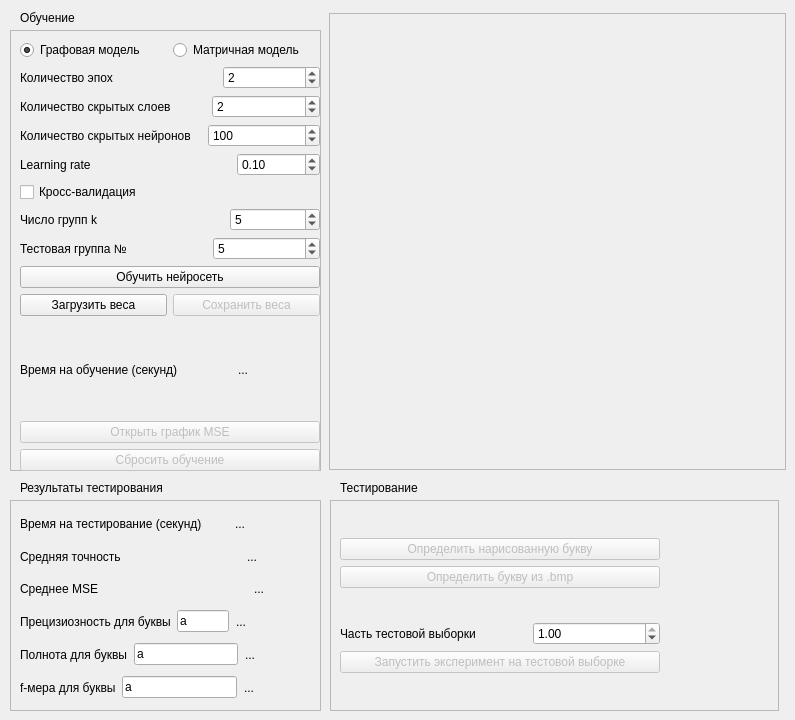
<?xml version="1.0" encoding="UTF-8"?>
<ui version="4.0">
 <class>MainWindow</class>
 <widget class="QMainWindow" name="MainWindow">
  <property name="enabled">
   <bool>true</bool>
  </property>
  <property name="geometry">
   <rect>
    <x>0</x>
    <y>0</y>
    <width>795</width>
    <height>720</height>
   </rect>
  </property>
  <property name="sizePolicy">
   <sizepolicy hsizetype="Preferred" vsizetype="Preferred">
    <horstretch>250</horstretch>
    <verstretch>255</verstretch>
   </sizepolicy>
  </property>
  <property name="minimumSize">
   <size>
    <width>795</width>
    <height>720</height>
   </size>
  </property>
  <property name="maximumSize">
   <size>
    <width>795</width>
    <height>720</height>
   </size>
  </property>
  <property name="windowTitle">
   <string>MainWindow</string>
  </property>
  <widget class="QWidget" name="centralwidget">
   <widget class="QFrame" name="frame">
    <property name="geometry">
     <rect>
      <x>10</x>
      <y>30</y>
      <width>311</width>
      <height>441</height>
     </rect>
    </property>
    <property name="frameShape">
     <enum>QFrame::StyledPanel</enum>
    </property>
    <property name="frameShadow">
     <enum>QFrame::Raised</enum>
    </property>
    <widget class="QWidget" name="layoutWidget">
     <property name="geometry">
      <rect>
       <x>10</x>
       <y>10</y>
       <width>300</width>
       <height>431</height>
      </rect>
     </property>
     <layout class="QVBoxLayout" name="verticalLayout_2">
      <property name="bottomMargin">
       <number>0</number>
      </property>
      <item>
       <layout class="QHBoxLayout" name="horizontalLayout_2">
        <item>
         <widget class="QRadioButton" name="graph_model">
          <property name="text">
           <string>Графовая модель</string>
          </property>
          <property name="checked">
           <bool>true</bool>
          </property>
         </widget>
        </item>
        <item>
         <widget class="QRadioButton" name="matrix_model">
          <property name="text">
           <string>Матричная модель</string>
          </property>
         </widget>
        </item>
       </layout>
      </item>
      <item>
       <layout class="QHBoxLayout" name="horizontalLayout_5">
        <item>
         <widget class="QLabel" name="label_3">
          <property name="text">
           <string>Количество эпох</string>
          </property>
         </widget>
        </item>
        <item>
         <spacer name="horizontalSpacer">
          <property name="orientation">
           <enum>Qt::Horizontal</enum>
          </property>
          <property name="sizeType">
           <enum>QSizePolicy::Fixed</enum>
          </property>
          <property name="sizeHint" stdset="0">
           <size>
            <width>100</width>
            <height>20</height>
           </size>
          </property>
         </spacer>
        </item>
        <item>
         <widget class="QSpinBox" name="epochs_count">
          <property name="minimum">
           <number>1</number>
          </property>
          <property name="maximum">
           <number>5</number>
          </property>
          <property name="value">
           <number>2</number>
          </property>
         </widget>
        </item>
       </layout>
      </item>
      <item>
       <layout class="QHBoxLayout" name="horizontalLayout_3">
        <item>
         <widget class="QLabel" name="label">
          <property name="text">
           <string>Количество скрытых слоев</string>
          </property>
         </widget>
        </item>
        <item>
         <spacer name="horizontalSpacer_2">
          <property name="orientation">
           <enum>Qt::Horizontal</enum>
          </property>
          <property name="sizeType">
           <enum>QSizePolicy::Fixed</enum>
          </property>
          <property name="sizeHint" stdset="0">
           <size>
            <width>35</width>
            <height>20</height>
           </size>
          </property>
         </spacer>
        </item>
        <item>
         <widget class="QSpinBox" name="hidden_layers_count">
          <property name="minimum">
           <number>1</number>
          </property>
          <property name="maximum">
           <number>5</number>
          </property>
          <property name="value">
           <number>2</number>
          </property>
         </widget>
        </item>
       </layout>
      </item>
      <item>
       <layout class="QHBoxLayout" name="horizontalLayout_6">
        <item>
         <widget class="QLabel" name="label_4">
          <property name="text">
           <string>Количество скрытых нейронов</string>
          </property>
         </widget>
        </item>
        <item>
         <spacer name="horizontalSpacer_4">
          <property name="orientation">
           <enum>Qt::Horizontal</enum>
          </property>
          <property name="sizeType">
           <enum>QSizePolicy::Fixed</enum>
          </property>
          <property name="sizeHint" stdset="0">
           <size>
            <width>11</width>
            <height>20</height>
           </size>
          </property>
         </spacer>
        </item>
        <item>
         <widget class="QSpinBox" name="hidden_neurons_number">
          <property name="minimum">
           <number>2</number>
          </property>
          <property name="maximum">
           <number>784</number>
          </property>
          <property name="value">
           <number>100</number>
          </property>
         </widget>
        </item>
       </layout>
      </item>
      <item>
       <layout class="QHBoxLayout" name="horizontalLayout_4">
        <item>
         <widget class="QLabel" name="label_2">
          <property name="text">
           <string>Learning rate</string>
          </property>
         </widget>
        </item>
        <item>
         <spacer name="horizontalSpacer_3">
          <property name="orientation">
           <enum>Qt::Horizontal</enum>
          </property>
          <property name="sizeType">
           <enum>QSizePolicy::Fixed</enum>
          </property>
          <property name="sizeHint" stdset="0">
           <size>
            <width>127</width>
            <height>20</height>
           </size>
          </property>
         </spacer>
        </item>
        <item>
         <widget class="QDoubleSpinBox" name="learning_rate">
          <property name="minimum">
           <double>0.010000000000000</double>
          </property>
          <property name="maximum">
           <double>1.000000000000000</double>
          </property>
          <property name="singleStep">
           <double>0.050000000000000</double>
          </property>
          <property name="value">
           <double>0.100000000000000</double>
          </property>
         </widget>
        </item>
       </layout>
      </item>
      <item>
       <widget class="QCheckBox" name="cross_validation">
        <property name="text">
         <string>Кросс-валидация</string>
        </property>
       </widget>
      </item>
      <item>
       <layout class="QHBoxLayout" name="horizontalLayout_14">
        <item>
         <widget class="QLabel" name="label_13">
          <property name="text">
           <string>Число групп k</string>
          </property>
         </widget>
        </item>
        <item>
         <spacer name="horizontalSpacer_12">
          <property name="orientation">
           <enum>Qt::Horizontal</enum>
          </property>
          <property name="sizeType">
           <enum>QSizePolicy::Fixed</enum>
          </property>
          <property name="sizeHint" stdset="0">
           <size>
            <width>114</width>
            <height>20</height>
           </size>
          </property>
         </spacer>
        </item>
        <item>
         <widget class="QSpinBox" name="number_of_groups_k">
          <property name="minimum">
           <number>2</number>
          </property>
          <property name="maximum">
           <number>100</number>
          </property>
          <property name="value">
           <number>5</number>
          </property>
         </widget>
        </item>
       </layout>
      </item>
      <item>
       <layout class="QHBoxLayout" name="horizontalLayout_15">
        <item>
         <widget class="QLabel" name="label_14">
          <property name="text">
           <string>Тестовая группа №</string>
          </property>
         </widget>
        </item>
        <item>
         <spacer name="horizontalSpacer_13">
          <property name="orientation">
           <enum>Qt::Horizontal</enum>
          </property>
          <property name="sizeType">
           <enum>QSizePolicy::Fixed</enum>
          </property>
          <property name="sizeHint" stdset="0">
           <size>
            <width>80</width>
            <height>20</height>
           </size>
          </property>
         </spacer>
        </item>
        <item>
         <widget class="QSpinBox" name="test_group_number">
          <property name="minimum">
           <number>1</number>
          </property>
          <property name="maximum">
           <number>200</number>
          </property>
          <property name="value">
           <number>5</number>
          </property>
         </widget>
        </item>
       </layout>
      </item>
      <item>
       <widget class="QPushButton" name="train_network">
        <property name="text">
         <string>Обучить нейросеть</string>
        </property>
       </widget>
      </item>
      <item>
       <layout class="QHBoxLayout" name="horizontalLayout_17">
        <property name="sizeConstraint">
         <enum>QLayout::SetFixedSize</enum>
        </property>
        <property name="bottomMargin">
         <number>2</number>
        </property>
        <item>
         <widget class="QPushButton" name="load_weights">
          <property name="text">
           <string>Загрузить веса</string>
          </property>
         </widget>
        </item>
        <item>
         <widget class="QPushButton" name="save_weights">
          <property name="enabled">
           <bool>false</bool>
          </property>
          <property name="text">
           <string>Сохранить веса</string>
          </property>
         </widget>
        </item>
       </layout>
      </item>
      <item>
       <layout class="QHBoxLayout" name="horizontalLayout_16">
        <item>
         <widget class="QLabel" name="label_16">
          <property name="text">
           <string>Время на обучение (секунд)</string>
          </property>
         </widget>
        </item>
        <item>
         <spacer name="horizontalSpacer_14">
          <property name="orientation">
           <enum>Qt::Horizontal</enum>
          </property>
          <property name="sizeType">
           <enum>QSizePolicy::Fixed</enum>
          </property>
          <property name="sizeHint" stdset="0">
           <size>
            <width>54</width>
            <height>20</height>
           </size>
          </property>
         </spacer>
        </item>
        <item>
         <widget class="QLabel" name="time_spent_on_training">
          <property name="text">
           <string>...</string>
          </property>
         </widget>
        </item>
       </layout>
      </item>
      <item>
       <widget class="QPushButton" name="open_mse_graph">
        <property name="enabled">
         <bool>false</bool>
        </property>
        <property name="text">
         <string>Открыть график MSE</string>
        </property>
       </widget>
      </item>
      <item>
       <widget class="QPushButton" name="restart_training">
        <property name="enabled">
         <bool>false</bool>
        </property>
        <property name="text">
         <string>Сбросить обучение</string>
        </property>
       </widget>
      </item>
     </layout>
    </widget>
   </widget>
   <widget class="QLabel" name="label_7">
    <property name="geometry">
     <rect>
      <x>20</x>
      <y>10</y>
      <width>71</width>
      <height>16</height>
     </rect>
    </property>
    <property name="text">
     <string>Обучение</string>
    </property>
   </widget>
   <widget class="QFrame" name="frame_2">
    <property name="geometry">
     <rect>
      <x>10</x>
      <y>500</y>
      <width>311</width>
      <height>211</height>
     </rect>
    </property>
    <property name="frameShape">
     <enum>QFrame::StyledPanel</enum>
    </property>
    <property name="frameShadow">
     <enum>QFrame::Raised</enum>
    </property>
    <widget class="QWidget" name="layoutWidget">
     <property name="geometry">
      <rect>
       <x>10</x>
       <y>10</y>
       <width>291</width>
       <height>191</height>
      </rect>
     </property>
     <layout class="QVBoxLayout" name="verticalLayout_3">
      <item>
       <layout class="QHBoxLayout" name="horizontalLayout_9">
        <item>
         <widget class="QLabel" name="label_8">
          <property name="text">
           <string>Время на тестирование (секунд)</string>
          </property>
         </widget>
        </item>
        <item>
         <spacer name="horizontalSpacer_6">
          <property name="orientation">
           <enum>Qt::Horizontal</enum>
          </property>
          <property name="sizeType">
           <enum>QSizePolicy::Fixed</enum>
          </property>
          <property name="sizeHint" stdset="0">
           <size>
            <width>27</width>
            <height>20</height>
           </size>
          </property>
         </spacer>
        </item>
        <item>
         <widget class="QLabel" name="time_spent">
          <property name="text">
           <string>...</string>
          </property>
         </widget>
        </item>
       </layout>
      </item>
      <item>
       <layout class="QHBoxLayout" name="horizontalLayout_8">
        <item>
         <widget class="QLabel" name="label_5">
          <property name="text">
           <string>Средняя точность</string>
          </property>
         </widget>
        </item>
        <item>
         <spacer name="horizontalSpacer_5">
          <property name="orientation">
           <enum>Qt::Horizontal</enum>
          </property>
          <property name="sizeType">
           <enum>QSizePolicy::Maximum</enum>
          </property>
          <property name="sizeHint" stdset="0">
           <size>
            <width>120</width>
            <height>20</height>
           </size>
          </property>
         </spacer>
        </item>
        <item>
         <widget class="QLabel" name="average_accuracy">
          <property name="text">
           <string>...</string>
          </property>
         </widget>
        </item>
       </layout>
      </item>
      <item>
       <layout class="QHBoxLayout" name="horizontalLayout_19">
        <item>
         <widget class="QLabel" name="label_18">
          <property name="text">
           <string>Среднее MSE</string>
          </property>
         </widget>
        </item>
        <item>
         <spacer name="horizontalSpacer_15">
          <property name="orientation">
           <enum>Qt::Horizontal</enum>
          </property>
          <property name="sizeType">
           <enum>QSizePolicy::Fixed</enum>
          </property>
          <property name="sizeHint" stdset="0">
           <size>
            <width>149</width>
            <height>20</height>
           </size>
          </property>
         </spacer>
        </item>
        <item>
         <widget class="QLabel" name="average_mse">
          <property name="text">
           <string>...</string>
          </property>
         </widget>
        </item>
       </layout>
      </item>
      <item>
       <layout class="QHBoxLayout" name="horizontalLayout_10">
        <item>
         <widget class="QLabel" name="label_10">
          <property name="text">
           <string>Прецизиозность для буквы</string>
          </property>
         </widget>
        </item>
        <item>
         <widget class="QLineEdit" name="precision_line_edit">
          <property name="sizePolicy">
           <sizepolicy hsizetype="Fixed" vsizetype="Fixed">
            <horstretch>0</horstretch>
            <verstretch>0</verstretch>
           </sizepolicy>
          </property>
          <property name="maximumSize">
           <size>
            <width>52</width>
            <height>16777215</height>
           </size>
          </property>
          <property name="inputMask">
           <string notr="true">A</string>
          </property>
          <property name="text">
           <string>a</string>
          </property>
          <property name="maxLength">
           <number>1</number>
          </property>
         </widget>
        </item>
        <item>
         <spacer name="horizontalSpacer_7">
          <property name="orientation">
           <enum>Qt::Horizontal</enum>
          </property>
          <property name="sizeType">
           <enum>QSizePolicy::Maximum</enum>
          </property>
          <property name="sizeHint" stdset="0">
           <size>
            <width>1</width>
            <height>20</height>
           </size>
          </property>
         </spacer>
        </item>
        <item>
         <widget class="QLabel" name="precision_for_letter">
          <property name="text">
           <string>...</string>
          </property>
         </widget>
        </item>
       </layout>
      </item>
      <item>
       <layout class="QHBoxLayout" name="horizontalLayout_11">
        <item>
         <widget class="QLabel" name="label_12">
          <property name="text">
           <string>Полнота для буквы</string>
          </property>
         </widget>
        </item>
        <item>
         <widget class="QLineEdit" name="recall_line_edit">
          <property name="sizePolicy">
           <sizepolicy hsizetype="Fixed" vsizetype="Fixed">
            <horstretch>0</horstretch>
            <verstretch>0</verstretch>
           </sizepolicy>
          </property>
          <property name="maximumSize">
           <size>
            <width>104</width>
            <height>16777215</height>
           </size>
          </property>
          <property name="inputMask">
           <string notr="true">A</string>
          </property>
          <property name="text">
           <string>a</string>
          </property>
          <property name="maxLength">
           <number>1</number>
          </property>
         </widget>
        </item>
        <item>
         <spacer name="horizontalSpacer_8">
          <property name="orientation">
           <enum>Qt::Horizontal</enum>
          </property>
          <property name="sizeType">
           <enum>QSizePolicy::Fixed</enum>
          </property>
          <property name="sizeHint" stdset="0">
           <size>
            <width>1</width>
            <height>20</height>
           </size>
          </property>
         </spacer>
        </item>
        <item>
         <widget class="QLabel" name="recall_for_letter">
          <property name="text">
           <string>...</string>
          </property>
         </widget>
        </item>
       </layout>
      </item>
      <item>
       <layout class="QHBoxLayout" name="horizontalLayout_12">
        <item>
         <widget class="QLabel" name="label_15">
          <property name="text">
           <string>f-мера для буквы</string>
          </property>
         </widget>
        </item>
        <item>
         <widget class="QLineEdit" name="f_measure_line_edit">
          <property name="maximumSize">
           <size>
            <width>115</width>
            <height>16777215</height>
           </size>
          </property>
          <property name="inputMask">
           <string notr="true">A</string>
          </property>
          <property name="text">
           <string>a</string>
          </property>
          <property name="maxLength">
           <number>1</number>
          </property>
         </widget>
        </item>
        <item>
         <spacer name="horizontalSpacer_9">
          <property name="orientation">
           <enum>Qt::Horizontal</enum>
          </property>
          <property name="sizeType">
           <enum>QSizePolicy::Fixed</enum>
          </property>
          <property name="sizeHint" stdset="0">
           <size>
            <width>1</width>
            <height>20</height>
           </size>
          </property>
         </spacer>
        </item>
        <item>
         <widget class="QLabel" name="f_measure_for_letter">
          <property name="text">
           <string>...</string>
          </property>
         </widget>
        </item>
       </layout>
      </item>
     </layout>
    </widget>
   </widget>
   <widget class="QLabel" name="label_9">
    <property name="geometry">
     <rect>
      <x>20</x>
      <y>480</y>
      <width>171</width>
      <height>16</height>
     </rect>
    </property>
    <property name="text">
     <string>Результаты тестирования</string>
    </property>
   </widget>
   <widget class="Form" name="graphicsView">
    <property name="enabled">
     <bool>false</bool>
    </property>
    <property name="geometry">
     <rect>
      <x>329</x>
      <y>13</y>
      <width>457</width>
      <height>457</height>
     </rect>
    </property>
    <property name="sizePolicy">
     <sizepolicy hsizetype="Fixed" vsizetype="Fixed">
      <horstretch>0</horstretch>
      <verstretch>0</verstretch>
     </sizepolicy>
    </property>
    <property name="minimumSize">
     <size>
      <width>457</width>
      <height>457</height>
     </size>
    </property>
    <property name="maximumSize">
     <size>
      <width>457</width>
      <height>457</height>
     </size>
    </property>
   </widget>
   <widget class="QFrame" name="frame_3">
    <property name="geometry">
     <rect>
      <x>330</x>
      <y>500</y>
      <width>449</width>
      <height>211</height>
     </rect>
    </property>
    <property name="frameShape">
     <enum>QFrame::StyledPanel</enum>
    </property>
    <property name="frameShadow">
     <enum>QFrame::Raised</enum>
    </property>
    <widget class="QWidget" name="layoutWidget">
     <property name="geometry">
      <rect>
       <x>10</x>
       <y>10</y>
       <width>320</width>
       <height>191</height>
      </rect>
     </property>
     <layout class="QVBoxLayout" name="verticalLayout_5">
      <item>
       <layout class="QVBoxLayout" name="verticalLayout">
        <item>
         <widget class="QPushButton" name="define_letter">
          <property name="enabled">
           <bool>false</bool>
          </property>
          <property name="text">
           <string>Определить нарисованную букву</string>
          </property>
         </widget>
        </item>
        <item>
         <widget class="QPushButton" name="define_letter_from_bmp">
          <property name="enabled">
           <bool>false</bool>
          </property>
          <property name="text">
           <string>Определить букву из .bmp</string>
          </property>
         </widget>
        </item>
       </layout>
      </item>
      <item>
       <layout class="QVBoxLayout" name="verticalLayout_4">
        <item>
         <layout class="QHBoxLayout" name="horizontalLayout_7">
          <item>
           <widget class="QLabel" name="label_6">
            <property name="text">
             <string>Часть тестовой выборки</string>
            </property>
           </widget>
          </item>
          <item>
           <spacer name="horizontalSpacer_10">
            <property name="orientation">
             <enum>Qt::Horizontal</enum>
            </property>
            <property name="sizeType">
             <enum>QSizePolicy::Fixed</enum>
            </property>
            <property name="sizeHint" stdset="0">
             <size>
              <width>51</width>
              <height>20</height>
             </size>
            </property>
           </spacer>
          </item>
          <item>
           <widget class="QDoubleSpinBox" name="test_file_part">
            <property name="minimum">
             <double>0.010000000000000</double>
            </property>
            <property name="maximum">
             <double>1.000000000000000</double>
            </property>
            <property name="singleStep">
             <double>0.100000000000000</double>
            </property>
            <property name="value">
             <double>1.000000000000000</double>
            </property>
           </widget>
          </item>
         </layout>
        </item>
        <item>
         <widget class="QPushButton" name="start_test">
          <property name="enabled">
           <bool>false</bool>
          </property>
          <property name="text">
           <string>Запустить эксперимент на тестовой выборке</string>
          </property>
         </widget>
        </item>
       </layout>
      </item>
     </layout>
    </widget>
    <widget class="QLabel" name="answer">
     <property name="geometry">
      <rect>
       <x>340</x>
       <y>20</y>
       <width>81</width>
       <height>77</height>
      </rect>
     </property>
     <property name="font">
      <font>
       <pointsize>65</pointsize>
      </font>
     </property>
     <property name="text">
      <string/>
     </property>
    </widget>
   </widget>
   <widget class="QLabel" name="label_11">
    <property name="geometry">
     <rect>
      <x>340</x>
      <y>480</y>
      <width>91</width>
      <height>16</height>
     </rect>
    </property>
    <property name="text">
     <string>Тестирование</string>
    </property>
   </widget>
   <widget class="QWidget" name="layoutWidget">
    <property name="geometry">
     <rect>
      <x>0</x>
      <y>0</y>
      <width>2</width>
      <height>2</height>
     </rect>
    </property>
    <layout class="QHBoxLayout" name="horizontalLayout"/>
   </widget>
   <widget class="QWidget" name="layoutWidget">
    <property name="geometry">
     <rect>
      <x>0</x>
      <y>0</y>
      <width>2</width>
      <height>2</height>
     </rect>
    </property>
    <layout class="QHBoxLayout" name="horizontalLayout_13"/>
   </widget>
  </widget>
 </widget>
 <customwidgets>
  <customwidget>
   <class>Form</class>
   <extends>QGraphicsView</extends>
   <header location="global">form.h</header>
  </customwidget>
 </customwidgets>
 <resources/>
 <connections/>
</ui>
